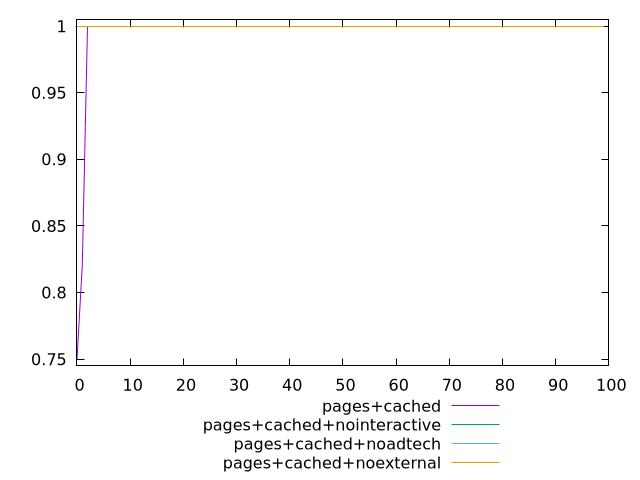

The gnuplot source for this figure:
$_pagesCached <<EOF
0.75
0.8207049997647603
1
1
1
1
1
1
1
1
1
1
1
1
1
1
1
1
1
1
1
1
1
1
1
1
1
1
1
1
1
1
1
1
1
1
1
1
1
1
1
1
1
1
1
1
1
1
1
1
1
1
1
1
1
1
1
1
1
1
1
1
1
1
1
1
1
1
1
1
1
1
1
1
1
1
1
1
1
1
1
1
1
1
1
1
1
1
1
1
1
1
1
1
1
1
1
1
1
1
EOF
$_pagesCachedNointeractive <<EOF
1
1
1
1
1
1
1
1
1
1
1
1
1
1
1
1
1
1
1
1
1
1
1
1
1
1
1
1
1
1
1
1
1
1
1
1
1
1
1
1
1
1
1
1
1
1
1
1
1
1
1
1
1
1
1
1
1
1
1
1
1
1
1
1
1
1
1
1
1
1
1
1
1
1
1
1
1
1
1
1
1
1
1
1
1
1
1
1
1
1
1
1
1
1
1
1
1
1
1
1
EOF
$_pagesCachedNoadtech <<EOF
1
1
1
1
1
1
1
1
1
1
1
1
1
1
1
1
1
1
1
1
1
1
1
1
1
1
1
1
1
1
1
1
1
1
1
1
1
1
1
1
1
1
1
1
1
1
1
1
1
1
1
1
1
1
1
1
1
1
1
1
1
1
1
1
1
1
1
1
1
1
1
1
1
1
1
1
1
1
1
1
1
1
1
1
1
1
1
1
1
1
1
1
1
1
1
1
1
1
1
1
EOF
$_pagesCachedNoexternal <<EOF
1
1
1
1
1
1
1
1
1
1
1
1
1
1
1
1
1
1
1
1
1
1
1
1
1
1
1
1
1
1
1
1
1
1
1
1
1
1
1
1
1
1
1
1
1
1
1
1
1
1
1
1
1
1
1
1
1
1
1
1
1
1
1
1
1
1
1
1
1
1
1
1
1
1
1
1
1
1
1
1
1
1
1
1
1
1
1
1
1
1
1
1
1
1
1
1
1
1
1
1
EOF
set key outside below
set terminal pngcairo
set output "report_00005_2020-11-02T22-26-11.212Z/uses-rel-preconnect/uses-rel-preconnect_pages+cached_pages+cached+nointeractive_pages+cached+noadtech_pages+cached+noexternal.png"
set yrange [0.745:1.005]
plot $_pagesCached title "pages+cached" with line ,$_pagesCachedNointeractive title "pages+cached+nointeractive" with line ,$_pagesCachedNoadtech title "pages+cached+noadtech" with line ,$_pagesCachedNoexternal title "pages+cached+noexternal" with line ,
